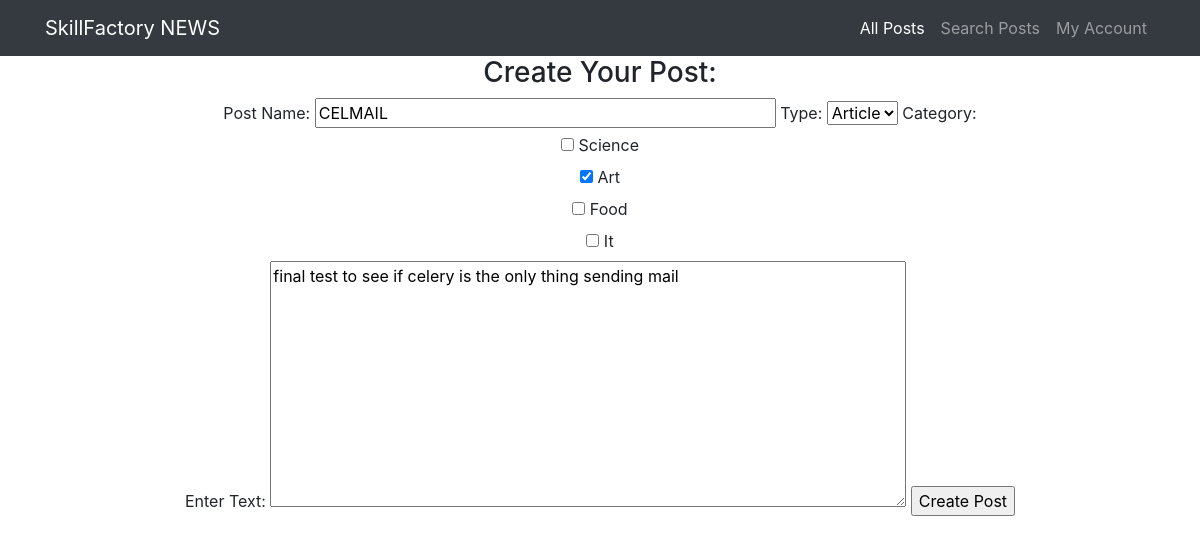
The page /news/136/edit (signed in) on the database as committed earlier.
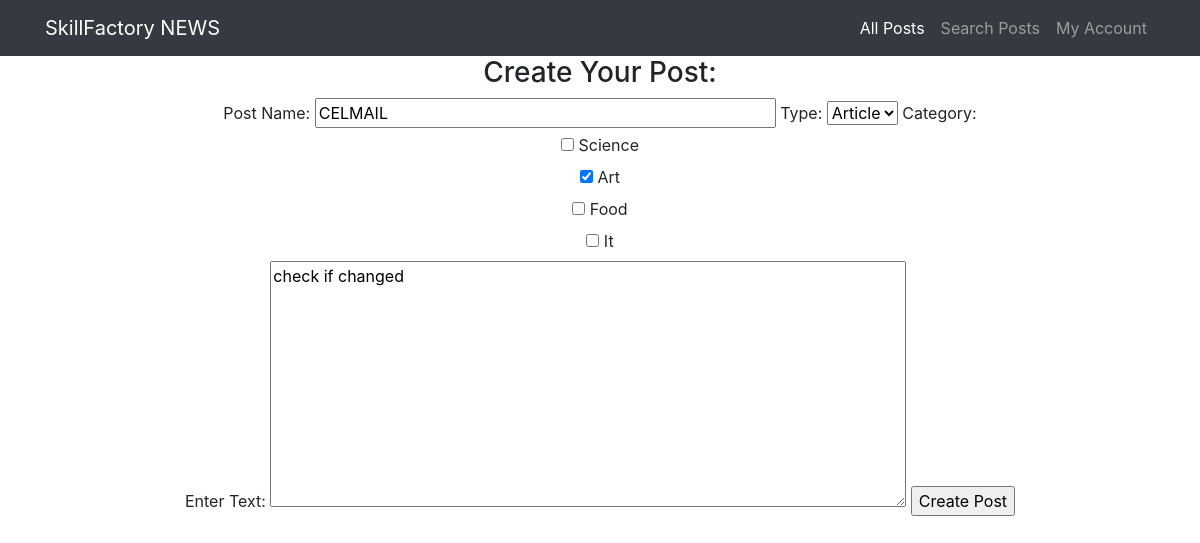
The same page on the database as committed later.
### news/models.py (models this page shows, shortened)
class Post(models.Model):
    author = models.ForeignKey(Author, on_delete=models.CASCADE)
    type = models.CharField(max_length=3, choices=POST_TYPES, default=article)
    date = models.DateTimeField(auto_now_add=True)
    category = models.ManyToManyField(Category, through='PostCategory')
    name = models.CharField(max_length=255)
    text = models.TextField()
    rating = models.IntegerField(default=0)

class Category(models.Model):
    name = models.CharField(unique=True, max_length=255)
    subscribers = models.ManyToManyField(User, through='CategorySubscription')
    def __str__(self):
        return f'{self.name.title()}'

### news/views.py (the view)
# urls.py: path('news/<int:pk>/edit', PostUpdateView.as_view(), name='post_update'),
class PostUpdateView(PermissionRequiredMixin, LoginRequiredMixin, UpdateView):
    permission_required = (
        'news.change_post',
    )
    template_name = 'post_create.html'
    form_class = PostForm
    def get_object(self, **kwargs):
        id = self.kwargs.get('pk')
        return Post.objects.get(pk=id)

### news/forms.py
class PostForm(ModelForm):
    name = CharField(label='Post Name', widget=TextInput(attrs={'size': 40}))
    text = CharField(label='Enter Text', widget=Textarea(attrs={'rows': 10, 'cols': 60}))
    category = ModelMultipleChoiceField(queryset=Category.objects.all(), widget=CheckboxSelectMultiple)
    author = ModelChoiceField(queryset=Author.objects.all(), initial=Author.objects.get(user__username='Igor'), widget=HiddenInput)
    class Meta:
        model = Post
        fields = ['name', 'type', 'category', 'text', 'author']

### templates/post_create.html (shortened to what this page needs)
{% extends 'flatpages/default.html' %}
{% block content %}
<h3>Create Your Post:</h3>
<form method="POST">
    {{ form }}
    <input type="submit" value="Create Post">
</form>
{% endblock content %}

Rows that differ between the two databases and show on the page:
changed Post "Article": text "final test to see if celery is the only thing sending mail" → "check if changed"
